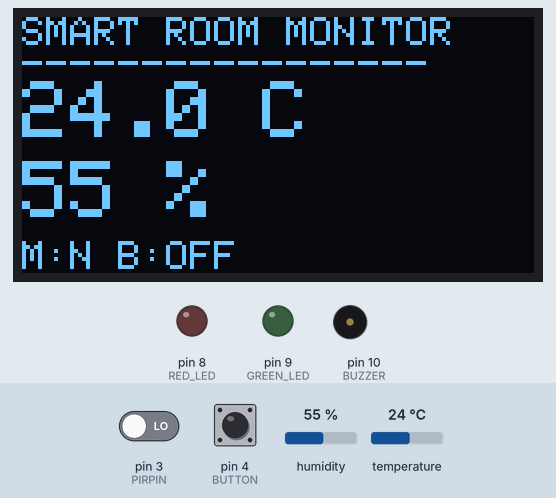
Simulated run of this sketch. Board: Arduino Uno, built with avr-gcc and run on an emulated ATmega328P. On the bench: 128×64 one-colour display, output pins drawn as LEDs (lit = HIGH), buzzer (waves = sounding). The test bench sets the inputs (shaded band); at power-on: temperature 24 °C, pin 3 (PIRPIN) LOW, pin 4 (BUTTON) HIGH, humidity 55 %. What the sketch prints to the serial monitor is not drawn.

Above: at 6.2 s.
6.3 s: temperature set to 29.6 °C
At 8.3 s:
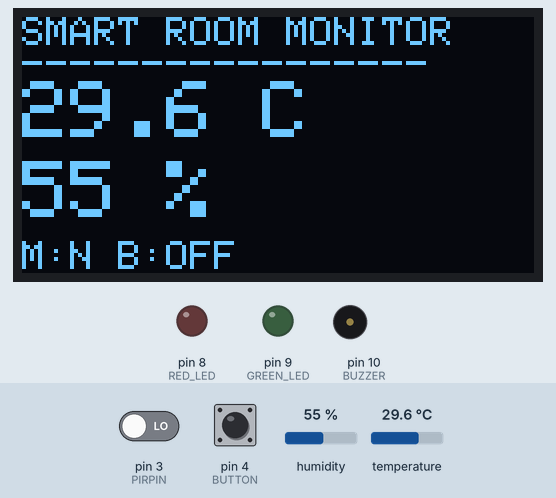
8.6 s: temperature set to 30.4 °C
At 10.1 s:
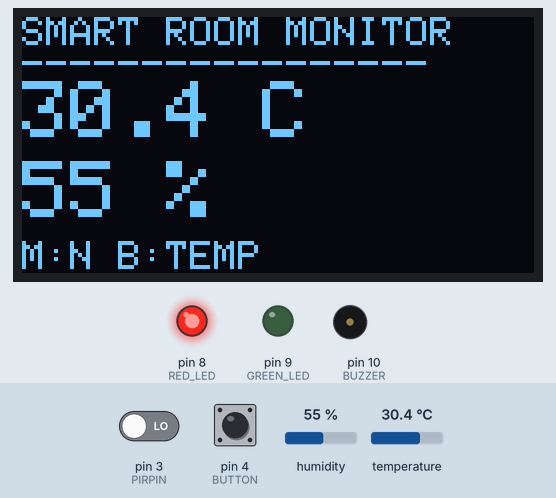
12.2 s: pin 3 (PIRPIN) driven HIGH
At 13.1 s:
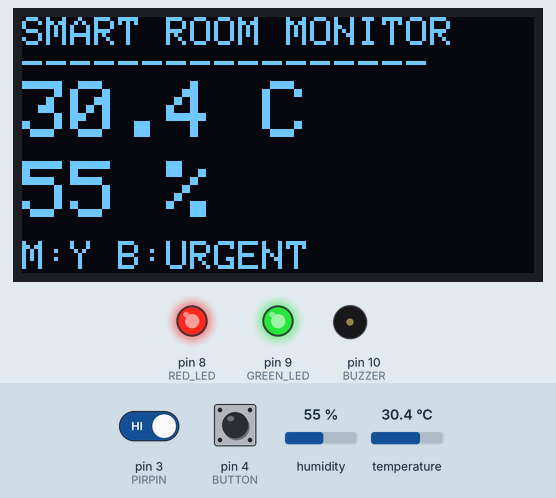
15.0 s: temperature set to 12 °C
At 16.0 s:
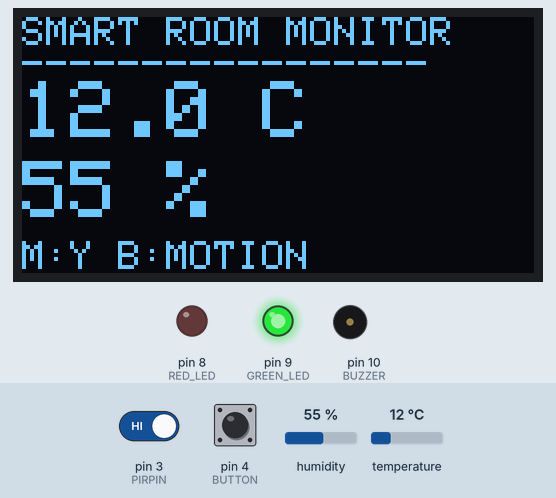
18.2 s: pin 4 (BUTTON) pulled LOW for 3.2 s
At 20.4 s:
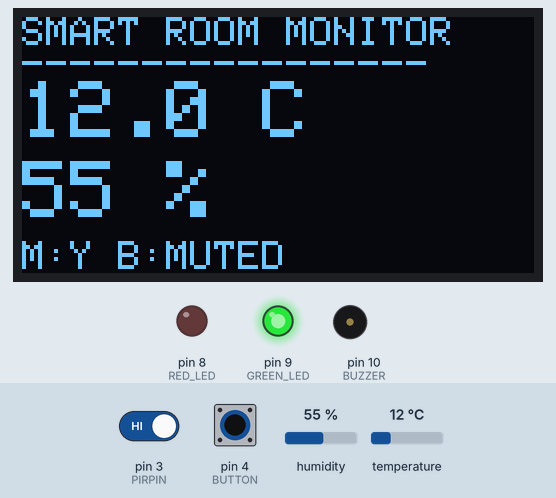
23.1 s: humidity set to 22 %
At 24.5 s:
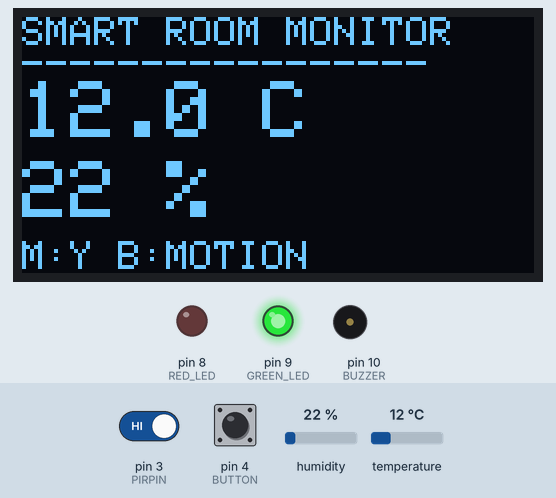
Timing chart, 0 to 27.5 s (numbered marks = the images above; inputs shaded):
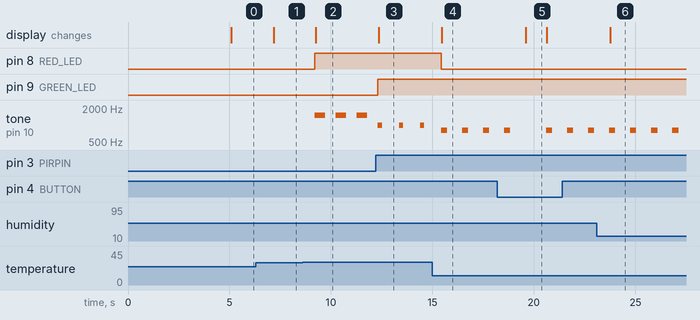

Measured:
- the behaviour switches between 30 and 30.1 °C on temperature (found by bisection; images 1 and 2)
- after the input at 6.3 s, the display: changes after 0.87 s (image 1)
- after the input at 8.6 s, pin 8 (RED_LED): LOW → HIGH after 0.61 s; tone on pin 10 (BUZZER): alternates 1500 Hz for 0.50 s and silent for 0.54 s, starting after 0.61 s; the display: changes after 0.65 s (image 2)
- after the input at 12.2 s, pin 9 (GREEN_LED): LOW → HIGH after 0.12 s; the display: changes after 0.15 s (image 3)
- after the input at 15.0 s, pin 8 (RED_LED): HIGH → LOW after 0.43 s; the display: changes after 0.46 s (image 4)
- after the input at 18.2 s, the display: changes after 1.4 s (image 5)
- after the input at 23.1 s, the display: changes after 0.66 s (image 6)

The sketch:

day9_button.ino
```cpp
#include <Wire.h>
#include <Adafruit_GFX.h>
#include <Adafruit_SSD1306.h>
#include "DHT.h"

#define SCREEN_WIDTH 128
#define SCREEN_HEIGHT 64
#define OLED_RESET -1

Adafruit_SSD1306 display(SCREEN_WIDTH, SCREEN_HEIGHT, &Wire, OLED_RESET);

#define DHTPIN 2
#define DHTTYPE DHT22
#define PIRPIN 3
#define RED_LED 8
#define GREEN_LED 9
#define BUZZER 10
#define BUTTON 4

#define TEMP_THRESHOLD 30.0

DHT dht(DHTPIN, DHTTYPE);

bool muted = false;
bool lastButtonState = HIGH;
unsigned long lastDebounceTime = 0;
const unsigned long DEBOUNCE_DELAY = 50;

void setup() {
  Serial.begin(9600);

  if (!display.begin(SSD1306_SWITCHCAPVCC, 0x3C)) {
    Serial.println(F("OLED init failed"));
    for (;;);
  }

  dht.begin();
  pinMode(PIRPIN, INPUT);
  pinMode(RED_LED, OUTPUT);
  pinMode(GREEN_LED, OUTPUT);
  pinMode(BUZZER, OUTPUT);
  pinMode(BUTTON, INPUT_PULLUP);

  digitalWrite(RED_LED, LOW);
  digitalWrite(GREEN_LED, LOW);
  noTone(BUZZER);

  display.clearDisplay();
  display.setTextSize(1);
  display.setTextColor(SSD1306_WHITE);
  display.setCursor(0, 0);
  display.println(F("Smart Room Monitor"));
  display.println(F("Warming up PIR..."));
  display.display();

  Serial.println(F("Smart Room Monitor - Day 9"));
  Serial.println(F("Warming up PIR sensor..."));
  delay(5000);
  Serial.println(F("PIR ready."));
}

void loop() {
  // --- Button debounce ---
  bool reading = digitalRead(BUTTON);
  if (reading != lastButtonState) {
    lastDebounceTime = millis();
  }
  if ((millis() - lastDebounceTime) > DEBOUNCE_DELAY) {
    if (reading == LOW) {
      muted = !muted;
      Serial.print(F("Mute: "));
      Serial.println(muted ? F("ON") : F("OFF"));
    }
  }
  lastButtonState = reading;

  // --- Sensors ---
  float humidity = dht.readHumidity();
  float temperature = dht.readTemperature();
  bool dhtOk = !(isnan(humidity) || isnan(temperature));

  bool tempAlert = (dhtOk && temperature > TEMP_THRESHOLD);
  bool motionAlert = (digitalRead(PIRPIN) == HIGH);

  digitalWrite(RED_LED, tempAlert);
  digitalWrite(GREEN_LED, motionAlert);

  // --- Buzzer (respects mute) ---
  if (muted) {
    noTone(BUZZER);
  } else if (tempAlert && motionAlert)  tone(BUZZER, 1000, 200);
  else if (tempAlert)                   tone(BUZZER, 1500, 500);
  else if (motionAlert)                 tone(BUZZER, 800, 300);
  else                                  noTone(BUZZER);

  const __FlashStringHelper* buzzMode =
      muted ? F("MUTED") :
      (tempAlert && motionAlert) ? F("URGENT") :
      tempAlert ? F("TEMP") :
      motionAlert ? F("MOTION") : F("OFF");

  // --- Serial ---
  if (!dhtOk) {
    Serial.println(F("DHT read failed!"));
  } else {
    Serial.print(F("Temp: "));
    Serial.print(temperature);
    Serial.print(F(" C | Hum: "));
    Serial.print(humidity);
    Serial.print(F(" % | M:"));
    Serial.print(motionAlert ? F("Y") : F("N"));
    Serial.print(F(" | Buzzer: "));
    Serial.println(buzzMode);
  }

  // --- OLED ---
  display.clearDisplay();
  display.setCursor(0, 0);
  display.setTextSize(1);
  display.println(F("SMART ROOM MONITOR"));
  display.println(F("-----------------"));

  display.setTextSize(2);
  display.setCursor(0, 16);
  if (dhtOk) { display.print(temperature, 1); display.print(F(" C")); }
  else       { display.print(F("ERR")); }

  display.setCursor(0, 36);
  if (dhtOk) { display.print(humidity, 0); display.print(F(" %")); }
  else       { display.print(F("ERR")); }

  display.setTextSize(1);
  display.setCursor(0, 56);
  display.print(F("M:"));
  display.print(motionAlert ? F("Y") : F("N"));
  display.print(F(" B:"));
  display.print(buzzMode);

  display.display();
  delay(1000);
}
```
